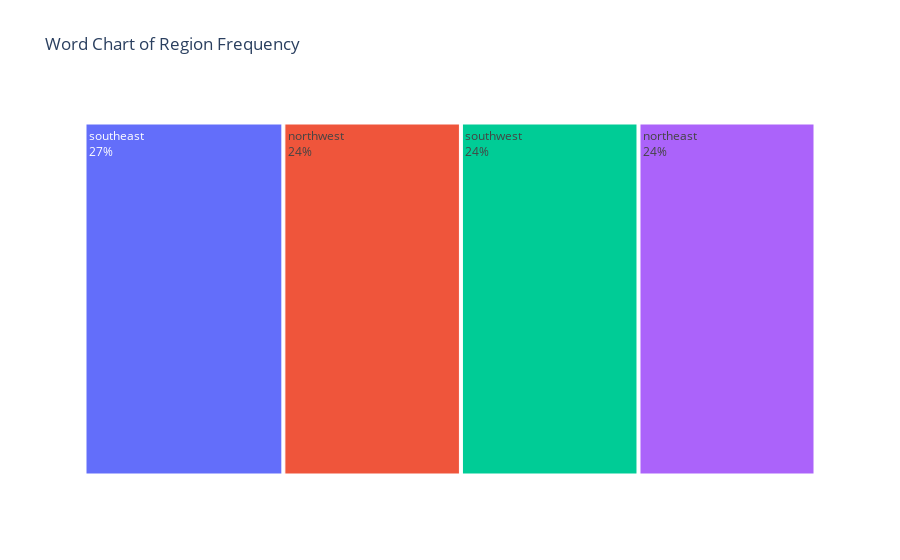

Notebook source saved alongside this figure:
### Code cell
import plotly.express as px
from collections import Counter

# Count occurrences in 'region'
region_counts = Counter(df['region'])
word_data = {'Region': list(region_counts.keys()), 'Count': list(region_counts.values())}

fig = px.treemap(word_data, path=['Region'], values='Count', title='Word Chart of Region Frequency')
fig.update_traces(textinfo='label+percent entry')
fig.show()

### Figure 1 — Plotly figure (JSON) as saved in the notebook; plotly's stock layout.template omitted (floating-point values rounded to 4 significant figures)
{"data": [{"branchvalues": "total", "domain": {"x": [0, 1], "y": [0, 1]}, "hovertemplate": "labels=%{label}<br>Count=%{value}<br>parent=%{parent}<br>id=%{id}<extra></extra>", "ids": ["northeast", "northwest", "southeast", "southwest"], "labels": ["northeast", "northwest", "southeast", "southwest"], "name": "", "parents": ["", "", "", ""], "textinfo": "label+percent entry", "type": "treemap", "values": [324, 325, 364, 325]}], "layout": {"legend": {"tracegroupgap": 0}, "title": {"text": "Word Chart of Region Frequency"}}}
